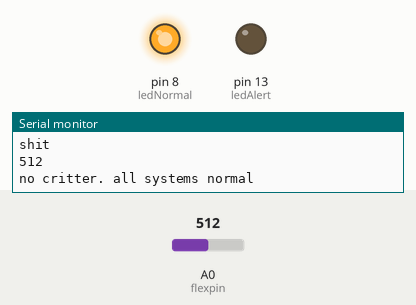
Bench run of a sketch on a simulated Arduino Uno, built with avr-gcc and run on an emulated ATmega328P. Shown: output pins drawn as LEDs (lit = HIGH), the last lines printed to the serial monitor. Dashed ring = blinking. The inputs (shaded band) are chosen by the test bench; at power-on: A0 (flexpin) = 512.

Above: at 1.8 s.
1.9 s: A0 (flexpin) set to 862
3.4 s: A0 (flexpin) set to 876
At 4.9 s:
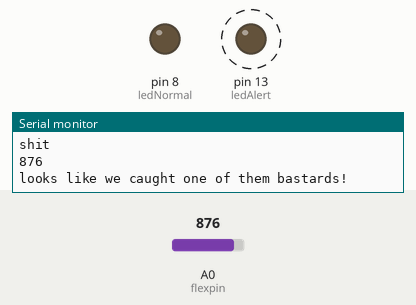
7.5 s: A0 (flexpin) set to 860
At 8.1 s:
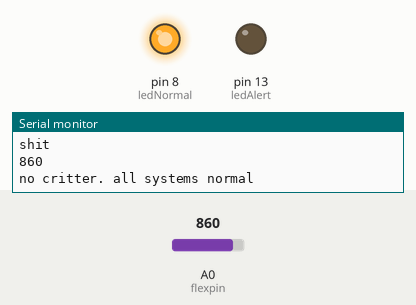
9.1 s: A0 (flexpin) set to 880
At 10.5 s:
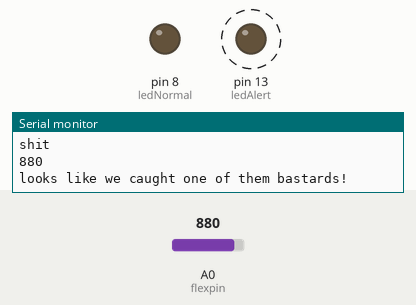
Timing chart, 0 to 14.2 s (numbered marks = the images above; inputs shaded):
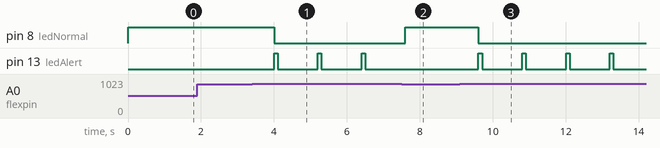

The sketch:

flex_test.ino
```cpp
// serial pin 0
const int flexpin = 0;
const int ledAlert = 13;
const int ledNormal = 8;
boolean isShut;

void setup() {
  // put your setup code here, to run once:
  Serial.begin(9600);
  pinMode(ledAlert,OUTPUT);
  pinMode(ledNormal,OUTPUT);
  digitalWrite(ledNormal,HIGH);
}

void loop() {
  // put your main code here, to run repeatedly:
 int flex;
 Serial.println("shit");
 flex = analogRead(flexpin);
 checkTrap(flex);
 delay(1000);
}

void checkTrap(int flexValue){

 if(flexValue < 870){
  Serial.println(flexValue);
  Serial.println("no critter. all systems normal");
  if(isShut == true){
   returnToNormal();
   isShut = false;
  }else{
    isShut = false;
  }
 }else{
  Serial.println(flexValue);
  Serial.println("looks like we caught one of them bastards!");
  isShut = true;
  showAlert();
 }
}

void showAlert(){
  // turn off normal indicator
  digitalWrite(ledNormal,LOW);
 //turn on alert
  blinkAlert();
}

void blinkAlert(){
  digitalWrite(ledAlert,HIGH);
  delay(100);
  digitalWrite(ledAlert,LOW);
  delay(100);
}

void returnToNormal(){
  digitalWrite(ledAlert,LOW);
  digitalWrite(ledNormal,HIGH);
}
```

Measured:
- the behaviour switches between 869 and 870 on A0 (flexpin) (found by bisection; images 0 and 1)
- after the input at 3.4 s, pin 8 (ledNormal): HIGH → LOW after 0.60 s; pin 13 (ledAlert): alternates HIGH for 0.10 s and LOW for 1.1 s, starting after 0.60 s
- after the input at 7.5 s, pin 8 (ledNormal): LOW → HIGH after 0.11 s; pin 13 (ledAlert): stops changing and stays LOW
- after the input at 9.1 s, pin 8 (ledNormal): HIGH → LOW after 0.51 s; pin 13 (ledAlert): alternates HIGH for 0.10 s and LOW for 1.1 s, starting after 0.51 s
